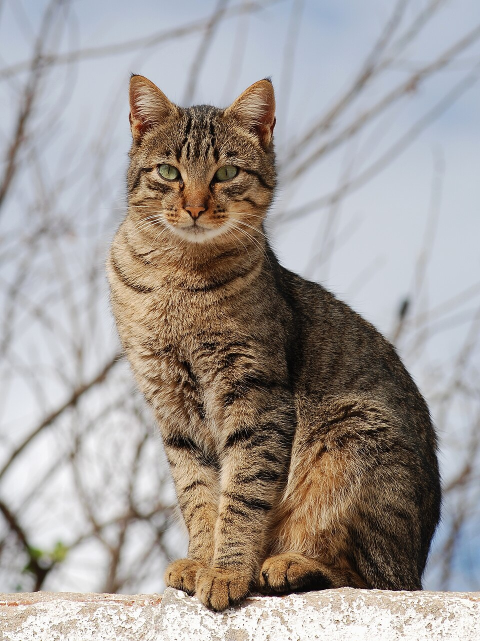
#> input picture images/Cat_November_2010-1a.jpg, 960 x 1282 px, found by its file name (shown at 1/2 size)
$ jupyter execute numpy_for_images.ipynb
#> lines starting #> are read from the running program, lines starting #| are printed output that depends on the picture
# Как устроено изображение в NumPy
В растовой графике ***цифровое изображение*** представляет собой матрицу размером ${H \times W \times C}$, где каждый элемент сопоставляется пикселю, ${H}$ - высота картинки в пикселях, ${W}$ - ширина, и ${C}$ - количество каналов изображения.

Количество каналов зависит от ***цветового представления***. То есть от того, как компьютер интерпретирует цвет пикселя (какое ***цветовое пространство*** он использует). Чаще всего количество каналов равно 3, реже 4, а иногда и 1 (для картинок в градациях серого). Наиболее популярна RGB модель, где каждый пиксель состоит из трех чисел, соответствующих красному (R), зеленому (G) и синему (B) цветам.

uint8 - восьмибитное изображение, значения 0–255 для каждого пикселя и канала.

[cell 1]
import cv2

img_bgr = cv2.imread("./images/Cat_November_2010-1a.jpg")
#> img_bgr is the input picture: shape (1282, 960, 3); mean B, G, R 150.5, 154.8, 161.7

img_rgb = cv2.cvtColor(img_bgr, cv2.COLOR_BGR2RGB)

img_gray = cv2.cvtColor(img_rgb, cv2.COLOR_RGB2GRAY)

[cell 2]
import matplotlib.pyplot as plt

fig, axs = plt.subplots(1, 3, figsize=(8, 4))

axs[0].imshow(img_bgr)
axs[0].set_title("BGR как есть")
axs[0].axis("off")

axs[1].imshow(img_rgb)
axs[1].set_title("RGB")
axs[1].axis("off")

axs[2].imshow(img_gray, cmap="gray")
axs[2].set_title("ЧБ")
axs[2].axis("off")

plt.tight_layout()
plt.show()
#> figure, not shown here; B, G, R data is drawn as R, G, B

## Преимущества использования Grayscale

Преобразование изображения в градации серого имеет несколько важных преимуществ при обработке изображений.

### 1. Упрощение обработки

Grayscale снижает вычислительную сложность, так как больше не нужно отдельно обрабатывать цветовую информацию.

В цветном изображении каждый пиксель обычно содержит три канала: красный, зелёный и синий.

В изображении в градациях серого каждый пиксель представлен только одним значением интенсивности.

Это уменьшает объём данных примерно в три раза.

### 2. Повышенная скорость

Переход от трёх каналов к одному означает, что изображение занимает меньше памяти.

Это особенно важно при обработке больших наборов изображений или при работе в системах с ограниченными ресурсами.

Меньший объём данных также может ускорять выполнение алгоритмов.

### 3. Фокус на форме и текстуре

Исключение цветовой информации помогает сосредоточиться на форме объектов, контурах, текстуре и перепадах яркости.

Это полезно в задачах, где цвет не является важным признаком или может мешать анализу.

Например, при распознавании объектов иногда важнее структура изображения, чем его цвет.

# Ключевые понятия

## `shape`

`img.shape` показывает размеры массива:

- Ч/б: `(H, W)`
- Цветное: `(H, W, 3)` или `(H, W, 4)` с альфой

## `dtype`

`img.dtype` — тип элементов массива.

Для изображений часто `uint8`, иногда `float32` или `float64` при нормализации.

Важно:

- Все арифметические операции с `uint8` надо аккуратно сопровождать `clip` и, при необходимости, преобразованием в `float` (иначе возможно переполнение).

[cell 3]
print(img_bgr.shape)
#| (1282, 960, 3)
print(img_bgr.dtype)
#| uint8

print(img_rgb.shape)
#| (1282, 960, 3)
print(img_rgb.dtype)
#| uint8

print(img_gray.shape)
#| (1282, 960)
print(img_gray.dtype)
#| uint8

[cell 4]
img_f64 = img_rgb.astype("float64")
print(img_f64.dtype)
#| float64

## `slicing` (срезы и индексация)

Срезы по осям: `img[y1:y2, x1:x2]` — классический crop.

Индексация каналов:

- `img[:, :, 0]` — красный канал
- `img[:, :, 1]` — зелёный канал
- `img[:, :, 2]` — синий канал

[cell 5]
crop = img_rgb[20:500, 20:500]
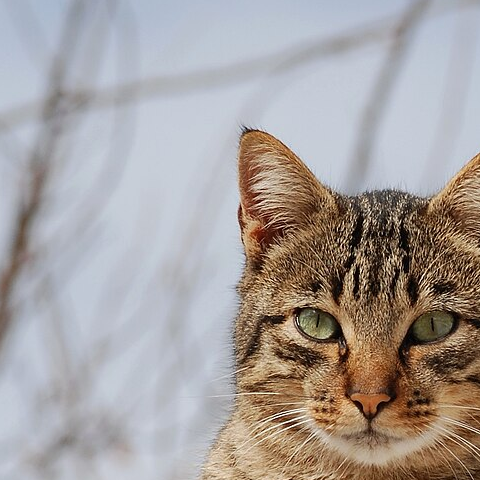
#> crop: shape (480, 480, 3); mean R, G, B 166.3, 159.4, 157.2

plt.imshow(crop)
plt.axis("off")
plt.show()

[cell 6]
r = img_rgb[:,:, 0]
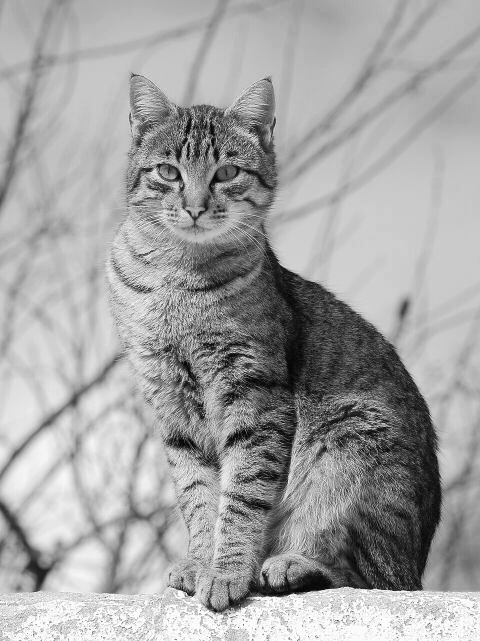
#> r: shape (1282, 960) (shown at 1/2 size); min 0, max 255, mean 161.7
g = img_rgb[:,:, 1]
b = img_rgb[:,:, 2]
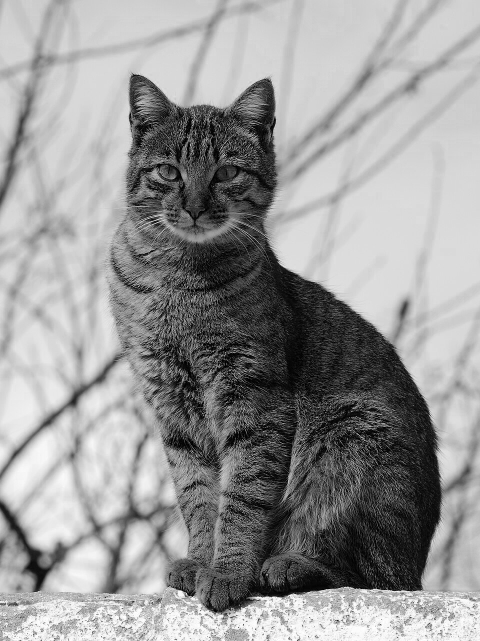
#> b: shape (1282, 960) (shown at 1/2 size); min 0, max 255, mean 150.5

[cell 7]
fig, axs = plt.subplots(1, 3, figsize=(8, 4))

axs[0].imshow(r, cmap="gray")
axs[0].set_title("red channel")
axs[0].axis("off")

axs[1].imshow(g, cmap="gray")
axs[1].set_title("green channel")
axs[1].axis("off")

axs[2].imshow(b, cmap="gray")
axs[2].set_title("blue channel")
axs[2].axis("off")

plt.tight_layout()
plt.show()

## `broadcasting`

Broadcasting — правило, по которому NumPy “растягивает” массивы разных размеров, чтобы выполнить поэлементную операцию. Добавление или умножение маски, а также вектора из 3 элементов к RGB-изображению, тоже использует broadcasting.

[cell 8]
import numpy as np

img_1 = (img_rgb - img_rgb.min()) / (img_rgb.max() - img_rgb.min())

img_2 = img_rgb * np.array([1.2, 0.8, 1.0])
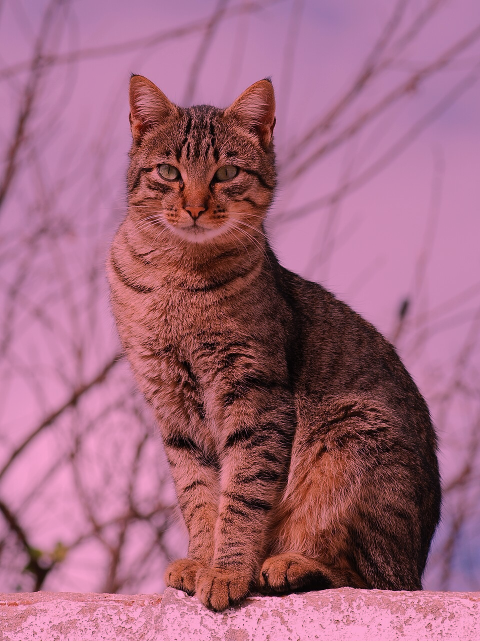
#> img_2: shape (1282, 960, 3) float64 (shown at 1/2 size); mean R, G, B 194.1, 123.8, 150.5; drawn with min black and max white

[cell 9]
fig, axs = plt.subplots(1, 2, figsize=(8, 4))

axs[0].imshow(img_1)
axs[0].axis("off")

axs[1].imshow(img_2.astype("uint8"))
axs[1].axis("off")

plt.tight_layout()
plt.show()
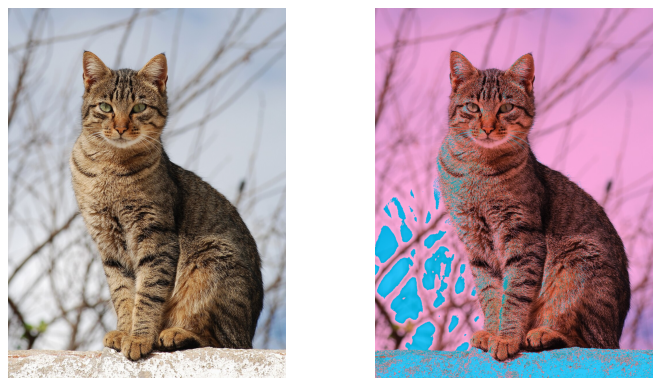
#> figure drawn by matplotlib, 2 panels

## `Rotate` (поворот)

```python
rot = np.rot90(img, k=1)
```

Это поворот на 90° против часовой стрелки.

При этом `shape` меняется местами по высоте и ширине.

[cell 10]
img_90 = np.rot90(img_rgb, k=1)
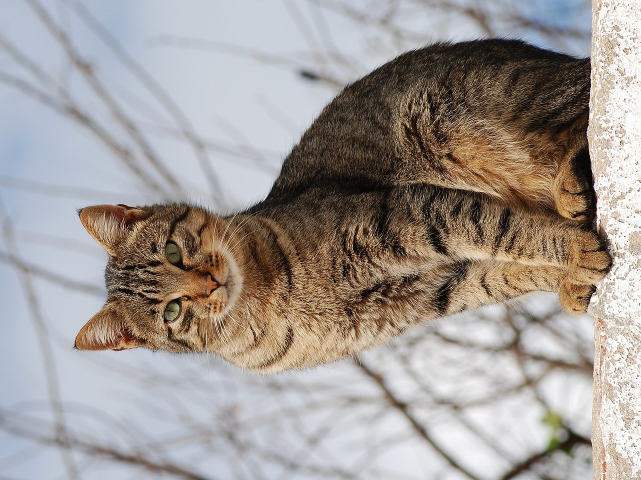
#> img_90: shape (960, 1282, 3) (shown at 1/2 size); mean R, G, B 161.7, 154.8, 150.5
img_180 = np.rot90(img_rgb, k=2)
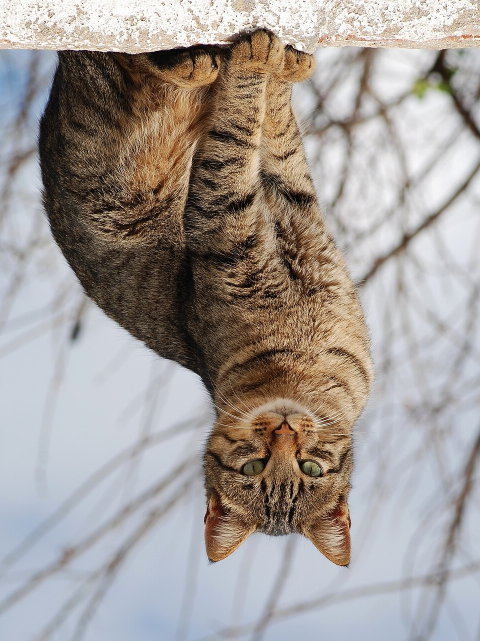
#> img_180: shape (1282, 960, 3) (shown at 1/2 size); mean R, G, B 161.7, 154.8, 150.5
img_270 = np.rot90(img_rgb, k=3)
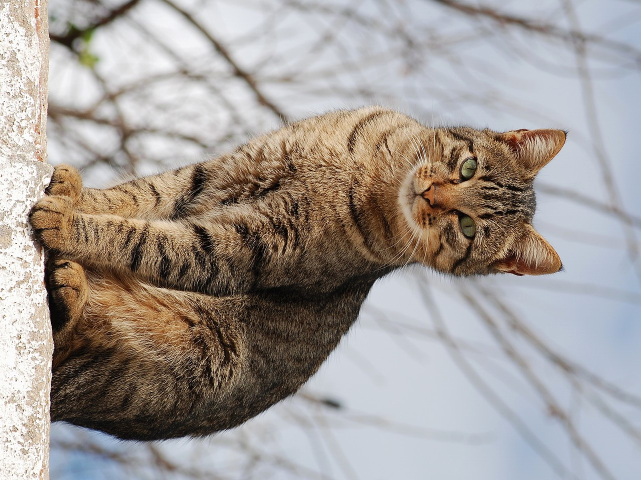
#> img_270: shape (960, 1282, 3) (shown at 1/2 size); mean R, G, B 161.7, 154.8, 150.5

[cell 11]
fig, axs = plt.subplots(1, 3, figsize=(8, 4))

axs[0].imshow(img_90)
axs[0].set_title("rotation 90")
axs[0].axis("off")

axs[1].imshow(img_180)
axs[1].set_title("rotation 180")
axs[1].axis("off")

axs[2].imshow(img_270)
axs[2].set_title("rotation 270")
axs[2].axis("off")

plt.tight_layout()
plt.show()

## `Resize` (масштабирование)

Чистым NumPy это можно сделать через срезы или шаги — например, как жёсткий downsample.

Это не “красивый” resize с интерполяцией, но хорошо показывает связь `shape` и индексации.

[cell 12]
i2 = img_rgb[::2, ::2, :]
i4 = img_rgb[::4, ::4, :]
i8 = img_rgb[::8, ::8, :]
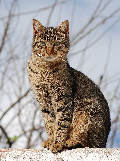
#> i8: shape (161, 120, 3); mean R, G, B 162, 155.1, 150.9

[cell 13]
fig, axs = plt.subplots(1, 3, figsize=(8, 4))

axs[0].imshow(i2)
axs[0].set_title("resize 2")
axs[0].axis("off")

axs[1].imshow(i4)
axs[1].set_title("resize 4")
axs[1].axis("off")

axs[2].imshow(i8)
axs[2].set_title("resize 8")
axs[2].axis("off")

plt.tight_layout()
plt.show()

### 8. Histogram

Гистограмма — это распределение значений яркости.

[cell 14]
import seaborn as sns

sns.histplot(img_gray.flatten(), bins=256, kde=False)
plt.xlabel("intensity")
plt.ylabel("pixel count")
plt.title("Grayscale histogram (seaborn)")
plt.show()
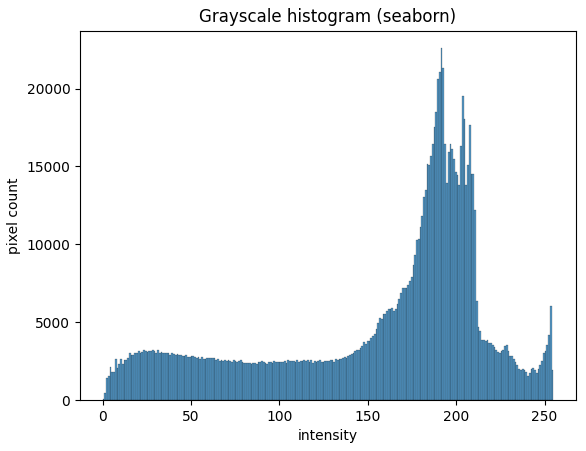
#> figure drawn by matplotlib, 1 panel; tallest bar 22591 high, from x = 191.2 to 192.2
